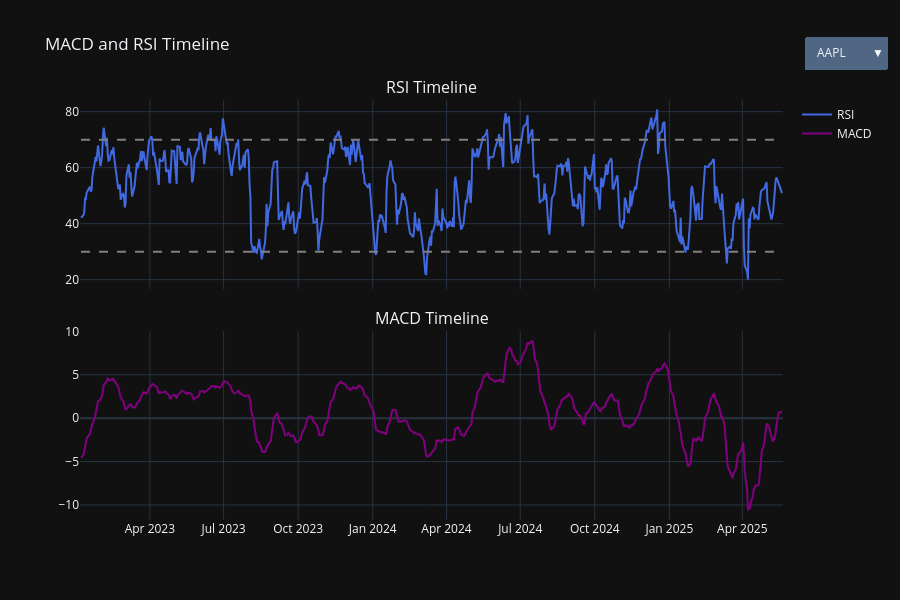

This figure's notebook cell:
### Markdown cell above
### **MACD/RSI Timeline**

We can now select a stock and see its momentum over time and identify entry/exit signals:

RSI > 70: Potentially overbought

RSI < 30: Potentially oversold

MACD crossing above 0: Bullish trend

MACD crossing below 0: Bearish trend

### Code cell
import plotly.graph_objects as go

# Just making sure date is a datetime object
full_df['date'] = pd.to_datetime(full_df['date'])

#List of unique tickers
tickers = full_df['ticker'].unique()

# Creating a figure with initial stock (first ticker)
init_ticker = tickers[0]
init_df = full_df[full_df['ticker'] == init_ticker]

#Create subplots: RSI (top) + MACD (bottom)
from plotly.subplots import make_subplots

fig = make_subplots(rows=2, cols=1, shared_xaxes=True,
                    vertical_spacing=0.1,
                    subplot_titles=("RSI Timeline","MACD Timeline"))


# RSI Plot
fig.add_trace(go.Scatter(
    x = init_df['date'],
    y = init_df['rsi'],
    mode = 'lines',
    name = 'RSI',
    line = dict(color='royalblue')
), row=1,col=1)

# MACD Plot
fig.add_trace(go.Scatter(
    x = init_df['date'],
    y = init_df['macd'],
    mode = 'lines',
    name = 'MACD',
    line = dict(color='purple')

), row=2,col=1)

# Adding dropdown menu for interactivity
dropdown_buttons = []

for ticker in tickers:
    ticker_df = full_df[full_df['ticker'] == ticker]
    dropdown_buttons.append(dict(
        label = ticker,
        method = 'update',
        args = [{
            'y': [ticker_df['rsi'],ticker_df['macd']],
            'x': [ticker_df['date'], ticker_df['date']]
        }]
    ))

fig.update_layout(
    updatemenus = [dict(
        buttons = dropdown_buttons,
        direction = 'down',
        showactive = True,
        x = 1.15,
        y = 1.15

    )],
    height = 600,
    title_text = 'MACD and RSI Timeline',
    template = 'plotly_dark'
)

# Adding RSI reference lines
fig.add_shape(type='line', x0=init_df['date'].min(),x1=init_df['date'].max(),
              y0=70,y1=70, line=dict(dash='dash', color='gray'), row=1,col=1)
fig.add_shape(type='line', x0=init_df['date'].min(), x1=init_df['date'].max(),
              y0=30, y1=30, line=dict(dash='dash', color='gray'), row=1, col=1)

fig.show()

### Figure 1 — Plotly figure (JSON) as saved in the notebook; plotly's stock layout.template omitted (floating-point values rounded to 4 significant figures; data arrays with more than 128 entries replaced by an {"elided": "..."} marker saying what was removed)
{"data": [{"line": {"color": "royalblue"}, "mode": "lines", "name": "RSI", "type": "scatter", "x": {"elided": "594 str values"}, "xaxis": "x", "y": {"elided": "594 float values"}, "yaxis": "y"}, {"line": {"color": "purple"}, "mode": "lines", "name": "MACD", "type": "scatter", "x": {"elided": "594 str values"}, "xaxis": "x2", "y": {"elided": "594 float values"}, "yaxis": "y2"}], "layout": {"annotations": [{"font": {"size": 16}, "showarrow": false, "text": "RSI Timeline", "x": 0.5, "xanchor": "center", "xref": "paper", "y": 1, "yanchor": "bottom", "yref": "paper"}, {"font": {"size": 16}, "showarrow": false, "text": "MACD Timeline", "x": 0.5, "xanchor": "center", "xref": "paper", "y": 0.45, "yanchor": "bottom", "yref": "paper"}], "height": 600, "shapes": [{"line": {"color": "gray", "dash": "dash"}, "type": "line", "x0": "2023-01-06T00:00:00", "x1": "2025-05-20T00:00:00", "xref": "x", "y0": 70, "y1": 70, "yref": "y"}, {"line": {"color": "gray", "dash": "dash"}, "type": "line", "x0": "2023-01-06T00:00:00", "x1": "2025-05-20T00:00:00", "xref": "x", "y0": 30, "y1": 30, "yref": "y"}], "title": {"text": "MACD and RSI Timeline"}, "updatemenus": [{"buttons": [{"args": [{"x": {"elided": "2x594 str values"}, "y": {"elided": "2x594 float values"}}], "label": "AAPL", "method": "update"}, {"args": [{"x": {"elided": "2x594 str values"}, "y": {"elided": "2x594 float values"}}], "label": "AMZN", "method": "update"}, {"args": [{"x": {"elided": "2x594 str values"}, "y": {"elided": "2x594 float values"}}], "label": "BAC", "method": "update"}, {"args": [{"x": {"elided": "2x594 str values"}, "y": {"elided": "2x594 float values"}}], "label": "DIS", "method": "update"}, {"args": [{"x": {"elided": "2x594 str values"}, "y": {"elided": "2x594 float values"}}], "label": "GOOGL", "method": "update"}, {"args": [{"x": {"elided": "2x594 str values"}, "y": {"elided": "2x594 float values"}}], "label": "HD", "method": "update"}, {"args": [{"x": {"elided": "2x594 str values"}, "y": {"elided": "2x594 float values"}}], "label": "JNJ", "method": "update"}, {"args": [{"x": {"elided": "2x594 str values"}, "y": {"elided": "2x594 float values"}}], "label": "JPM", "method": "update"}, {"args": [{"x": {"elided": "2x594 str values"}, "y": {"elided": "2x594 float values"}}], "label": "KO", "method": "update"}, {"args": [{"x": {"elided": "2x594 str values"}, "y": {"elided": "2x594 float values"}}], "label": "MA", "method": "update"}, {"args": [{"x": {"elided": "2x594 str values"}, "y": {"elided": "2x594 float values"}}], "label": "META", "method": "update"}, {"args": [{"x": {"elided": "2x594 str values"}, "y": {"elided": "2x594 float values"}}], "label": "MSFT", "method": "update"}, {"args": [{"x": {"elided": "2x594 str values"}, "y": {"elided": "2x594 float values"}}], "label": "NVDA", "method": "update"}, {"args": [{"x": {"elided": "2x594 str values"}, "y": {"elided": "2x594 float values"}}], "label": "PEP", "method": "update"}, {"args": [{"x": {"elided": "2x594 str values"}, "y": {"elided": "2x594 float values"}}], "label": "PFE", "method": "update"}, {"args": [{"x": {"elided": "2x594 str values"}, "y": {"elided": "2x594 float values"}}], "label": "PG", "method": "update"}, {"args": [{"x": {"elided": "2x594 str values"}, "y": {"elided": "2x594 float values"}}], "label": "TSLA", "method": "update"}, {"args": [{"x": {"elided": "2x594 str values"}, "y": {"elided": "2x594 float values"}}], "label": "V", "method": "update"}, {"args": [{"x": {"elided": "2x594 str values"}, "y": {"elided": "2x594 float values"}}], "label": "WMT", "method": "update"}, {"args": [{"x": {"elided": "2x594 str values"}, "y": {"elided": "2x594 float values"}}], "label": "XOM", "method": "update"}], "direction": "down", "showactive": true, "x": 1.15, "y": 1.15}], "xaxis": {"anchor": "y", "domain": [0, 1], "matches": "x2", "showticklabels": false}, "xaxis2": {"anchor": "y2", "domain": [0, 1]}, "yaxis": {"anchor": "x", "domain": [0.55, 1]}, "yaxis2": {"anchor": "x2", "domain": [0, 0.45]}}}
